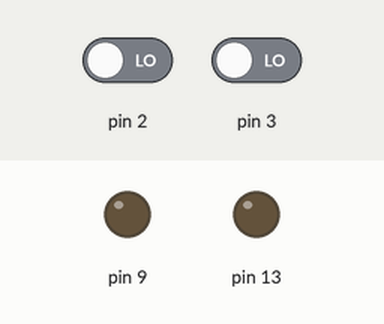
A sketch run on a simulated Arduino Uno, built with avr-gcc and run on an emulated ATmega328P. Parts: output pins drawn as LEDs (lit = HIGH). Dashed ring = blinking. The test bench sets the inputs (shaded band); at power-on: pin 2 LOW, pin 3 LOW. The audio player accepts every command and is not drawn; what the sketch prints to the serial monitor is not drawn.

Above: at 1.7 s.
1.8 s: pin 2 driven HIGH
At 2.7 s:
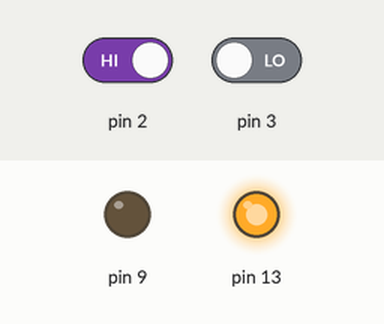
4.8 s: pin 2 driven LOW and pin 3 driven HIGH
At 7.7 s:
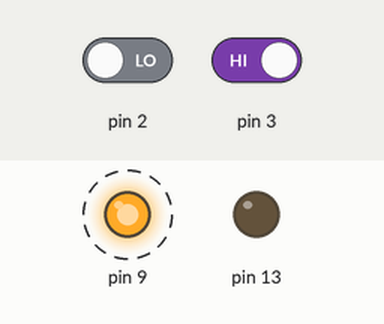
Timing chart, 0 to 13.8 s (numbered marks = the images above; inputs shaded):
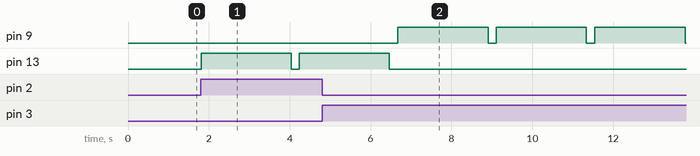

The sketch:

brinquedo_animais.ino
```cpp
// Inclusão das Bibliotecas
#include <SoftwareSerial.h>
#include <DFRobotDFPlayerMini.h>

//Inicia a serial para Módulo DFPlayer Mini e cria variável para controle do módulo
SoftwareSerial mySoftwareSerial(10, 11); // RX, TX
DFRobotDFPlayerMini myDFPlayer;

boolean run = false;
int botao = 0;
int sensor = 0;


void setup()
{
  pinMode(13, OUTPUT);
  pinMode(9, OUTPUT);
  pinMode(3, INPUT);
  pinMode(2, INPUT);


  // Comunicacao serial com o módulo
  mySoftwareSerial.begin(9600);

  // Inicializa a serial do Arduino
  Serial.begin(115200);

  // Verifica se o módulo está conectado e se cartão SD foi inserido
  Serial.println();
  Serial.println(F("DFRobot DFPlayer Mini"));
  Serial.println(F("Inicializando módulo DFPlayer..."));
  if (!myDFPlayer.begin(mySoftwareSerial))
  {
    Serial.println(F("Não inicializado:"));
    Serial.println(F("- Verifique se módulo foi corretamente conectado ou"));
    Serial.println(F("- Insira um cartão SD"));
    while (true);
  }
  // Definições iniciais
  myDFPlayer.setTimeOut(500); //  Timeout serial 500ms
  myDFPlayer.volume(20);      //  Volume (de 0 até 30)
  myDFPlayer.EQ(0);           //  Equalização normal

  Serial.println();
  Serial.print("Número de arquivos no cartão: ");
  Serial.println(myDFPlayer.readFileCounts(DFPLAYER_DEVICE_SD));
  Serial.println();
  Serial.println(F("Módulo DFPlayer Mini inicializado corretamente!"));
}

void loop()
{

  sensor = digitalRead(3);
  botao = digitalRead(2);
  if(botao == HIGH)
  {
     digitalWrite(13,HIGH);
     delay(200);

     myDFPlayer.play(1);
     delay(2000);
     myDFPlayer.pause();

     digitalWrite(13, LOW);
     delay(200);

     digitalWrite(13,HIGH);
     delay(200);

      myDFPlayer.play(1);
     delay(2000);
     myDFPlayer.pause();

      digitalWrite(13, LOW);
     delay(200);

    }

  if(sensor == HIGH){

     digitalWrite(9,HIGH);
     delay(200);

     myDFPlayer.play(2);
     delay(2000);
     myDFPlayer.pause();

     digitalWrite(9, LOW);
     delay(200);

     digitalWrite(9,HIGH);
     delay(200);

     myDFPlayer.play(2);
     delay(2000);
     myDFPlayer.pause();

     digitalWrite(9, LOW);
     delay(200);
  }else{
    digitalWrite(9, LOW);
  }
  delay(10);
}
```

Measured:
- after the input at 1.8 s, pin 13: LOW → HIGH at once, → LOW 2.2 s later, → HIGH 0.20 s later
- after the input at 4.8 s, pin 9: alternates HIGH for 2.2 s and LOW for 0.21 s, starting after 1.9 s; pin 13: goes on until 6.5 s, then stays LOW
